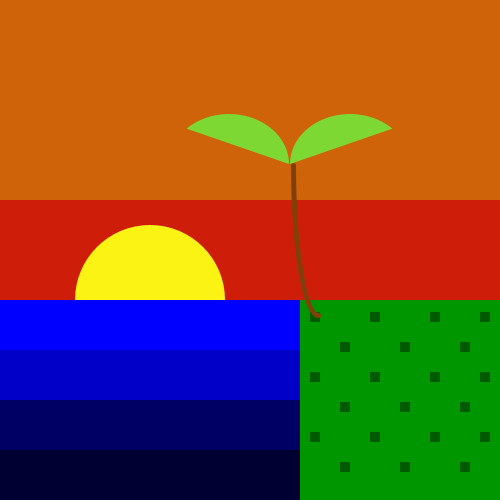
Frame 1 (no input)
Frame 60 (the mouse pressed at the canvas centre just before this capture): identical to frame 1, image omitted
Frame 120 (the mouse held since frame 60 and released just before this capture): identical to frame 1, image omitted

The Processing sketch that drew this single still picture (run headless with seeded random() and noise(); from frame 60 on, the mouse is pressed at the canvas centre):

// Processing sketch: processing_155926
// ── processing_155926.pde

//VARIABLES
color topSky = color(206,99,10);
color bottomSky = color (206,30,10);
color sun = color (250,243,20);

int x;
int y;

void setup (){
size (500, 500);
x= 150;
y= 300;

}


void draw (){
  
//SKY

noStroke ();

fill (topSky);
rect (0,0,500,75);

fill (topSky);
rect (0,75,500,75);

fill (topSky);
rect (0,150,500,75);

fill (bottomSky);
rect (0,200,width,200);
// (x,y,width,height)

//SUN
fill (sun);
ellipse(x,y,150,150);
//arc(150, 300, 120, 100, PI, TWO_PI, OPEN);
//  
// WATER

noStroke ();

fill (0,0,255);
rect (0,300,300,50);

fill (0,0,200);
rect (0,350,300,50);

fill (0,0,100);
rect (0,400,300,50);

fill (0,0,50);
rect (0,450,300,50);

// GRASS
noStroke ();
// green_background
fill (0,150,0);
rect (300,300,300,250);

// squares_first_row 
fill (0,90,0);
rect (310,312,10,10);

fill (0,90,0);
rect (370,312,10,10);

fill (0,90,0);
rect (430,312,10,10);

fill (0,90,0);
rect (480,312,10,10);

// squares_second_row 
fill (0,90,0);
rect (340,342,10,10);

fill (0,90,0);
rect (400,342,10,10);

fill (0,90,0);
rect (460,342,10,10);

//  squares_third_row 
fill (0,90,0);
rect (310,372,10,10);

fill (0,90,0);
rect (370,372,10,10);

fill (0,90,0);
rect (430,372,10,10);

fill (0,90,0);
rect (480,372,10,10);

// squares_fourth_row 
fill (0,90,0);
rect (340,402,10,10);

fill (0,90,0);
rect (400,402,10,10);

fill (0,90,0);
rect (460,402,10,10);

// squares_fifth_row 
fill (0,90,0);
rect (310,432,10,10);

fill (0,90,0);
rect (370,432,10,10);

fill (0,90,0);
rect (430,432,10,10);

fill (0,90,0);
rect (480,432,10,10);

// squares_sixth_row 
fill (0,90,0);
rect (340,462,10,10);

fill (0,90,0);
rect (400,462,10,10);

fill (0,90,0);
rect (460,462,10,10);


//PALM TREE
strokeWeight (5);
stroke(129, 64, 10);
noFill();
arc(318, 165, 50, 300, HALF_PI,PI);

//LEAVES
noStroke ();
fill (126,216,52);
arc(350, 164, 120, 100, PI, PI + 3*PI/4, OPEN);

noStroke ();
fill (126,216,52);
arc(229, 164, 120, 100, PI + PI/4, TWO_PI, OPEN);
}
